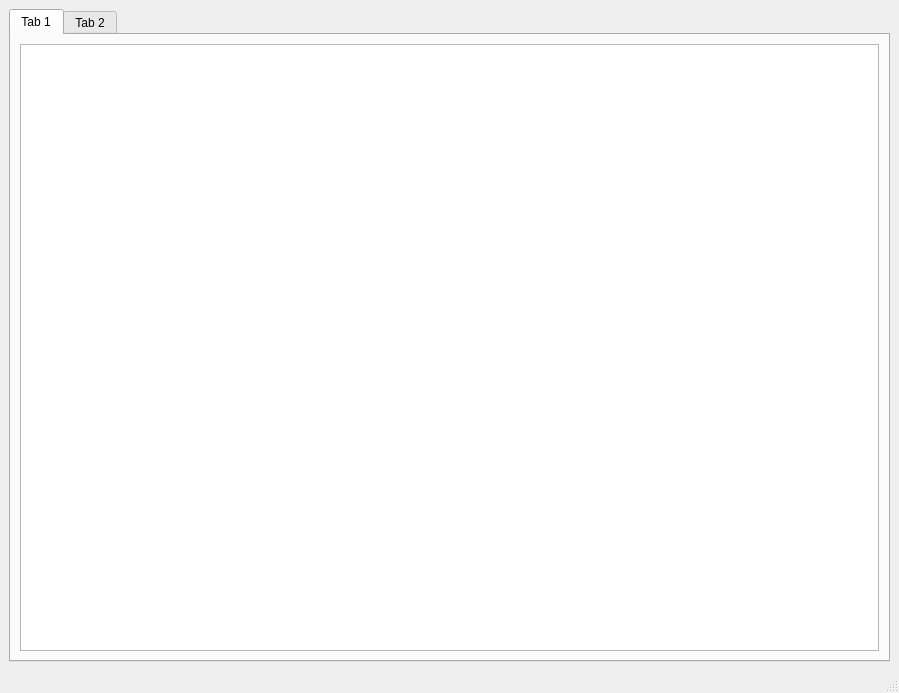
<?xml version="1.0" encoding="UTF-8"?>
<ui version="4.0">
 <class>MainWindow</class>
 <widget class="QMainWindow" name="MainWindow">
  <property name="geometry">
   <rect>
    <x>0</x>
    <y>0</y>
    <width>899</width>
    <height>693</height>
   </rect>
  </property>
  <property name="windowTitle">
   <string>MainWindow</string>
  </property>
  <widget class="QWidget" name="centralwidget">
   <layout class="QHBoxLayout" name="horizontalLayout">
    <item>
     <widget class="QTabWidget" name="tabWidget">
      <property name="currentIndex">
       <number>0</number>
      </property>
      <widget class="QWidget" name="clientsTab">
       <attribute name="title">
        <string>Tab 1</string>
       </attribute>
       <layout class="QHBoxLayout" name="horizontalLayout_2">
        <item>
         <widget class="QTableWidget" name="clientstableWidget"/>
        </item>
       </layout>
      </widget>
      <widget class="QWidget" name="clientHistoryTab">
       <attribute name="title">
        <string>Tab 2</string>
       </attribute>
       <layout class="QHBoxLayout" name="horizontalLayout_3">
        <item>
         <widget class="QTableWidget" name="clientHistoryTableWidget"/>
        </item>
       </layout>
      </widget>
     </widget>
    </item>
   </layout>
  </widget>
  <widget class="QMenuBar" name="menubar">
   <property name="geometry">
    <rect>
     <x>0</x>
     <y>0</y>
     <width>899</width>
     <height>20</height>
    </rect>
   </property>
  </widget>
  <widget class="QStatusBar" name="statusbar"/>
 </widget>
 <resources/>
 <connections/>
</ui>
